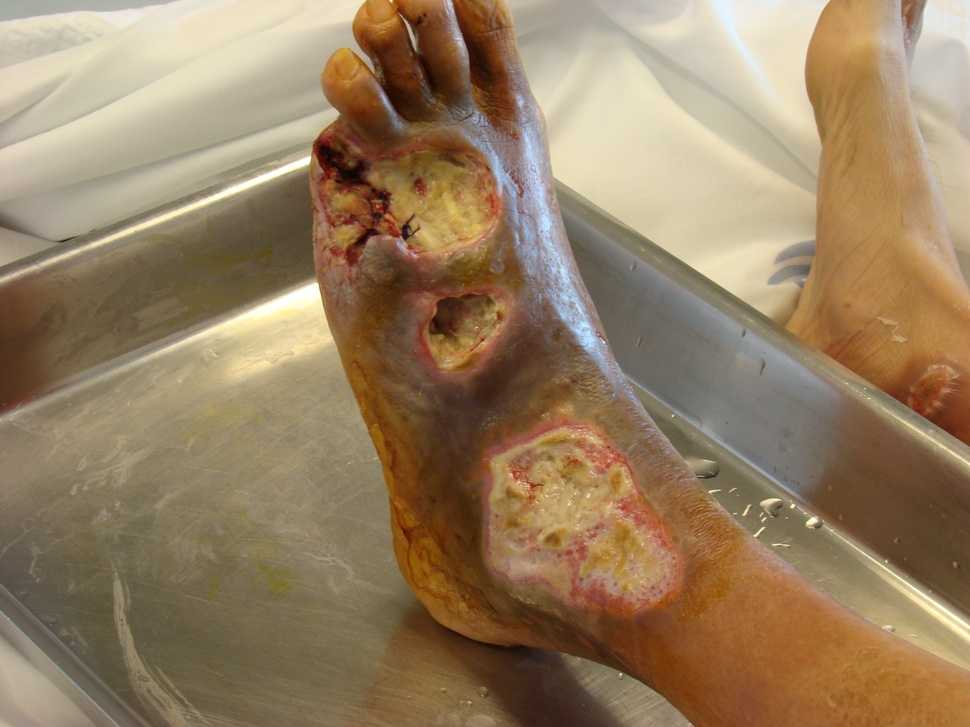
%> input picture images/pe1.jpg, 970 x 727 px, shrunk from 2592 x 1944 before the run
$ octave clustering.m   (GNU Octave 9; MATLAB toolbox functions it lacks are replaced by stand-ins)
%> lines starting %> are read from the running program, lines starting %| are printed output that depends on the picture
% clear all variables
clear;

% load image
img = imread('fotos_resized\pe1.jpg');
%> img is the input picture: size 727x970x3 uint8; mean R, G, B 150.4, 127.1, 97.3

% convert image from RGB to LAB
cform = makecform('srgb2lab');
lab = applycform(img,cform);
%> lab: size 727x970x3 uint8; mean of channels 1, 2, 3 138.9, 134.7, 148.1

% classify colors
ab = double(lab(:,:,2:3));
nrows = size(ab,1);
ncols = size(ab,2);
ab = reshape(ab,nrows*ncols,2);

% repeats 3 times the clustering process for better results
ncolors = 3;
%[cluster_idx, cluster_center] = kmeans(ab,ncolors,'distance','sqEuclidean','Replicates',3);
%[cluster_idx, cluster_center] = kmeans(ab,ncolors,'distance','cityblock','Replicates',3);
[cluster_idx, cluster_center] = kmeans(ab,ncolors,'distance','cosine','Replicates',3);
%> cluster_center = [0.652 0.758; 0.7 0.713; 0.672 0.74]

% label every pixel by k-means
pixel_labels = reshape(cluster_idx,nrows,ncols);
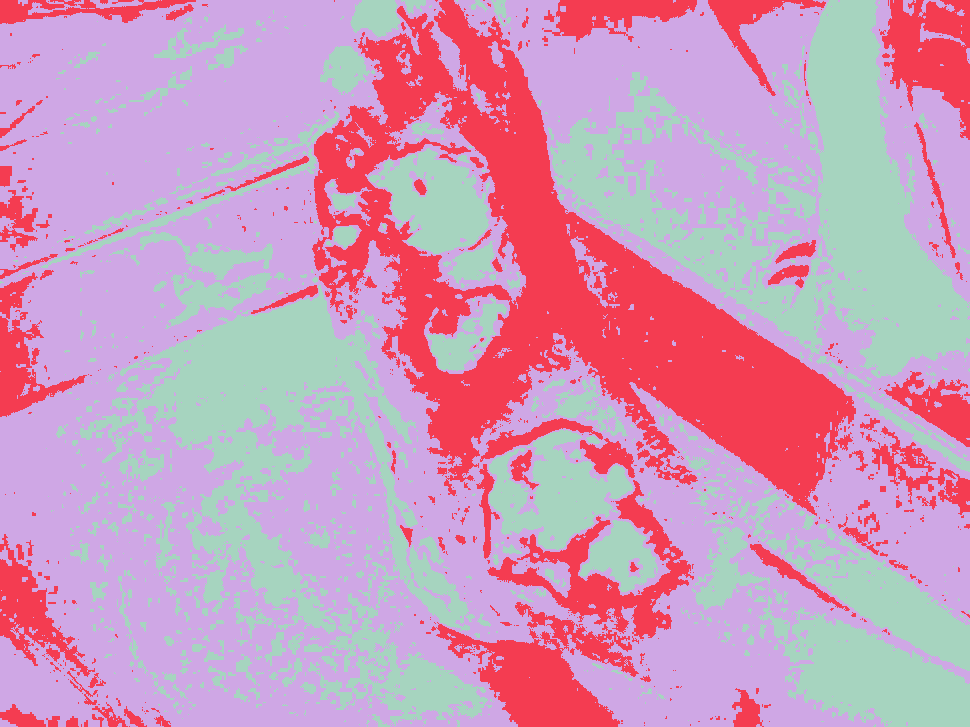
%> pixel_labels: size 727x970 double; 3 distinct labels, from 1 to 3; one colour per label, 0 black
%imshow(pixel_labels,[]); title('Image Labeled by Cluster Index');

% separate image by color
segmented_images = cell(1,3);
rgb_label = repmat(pixel_labels,[1 1 3]);
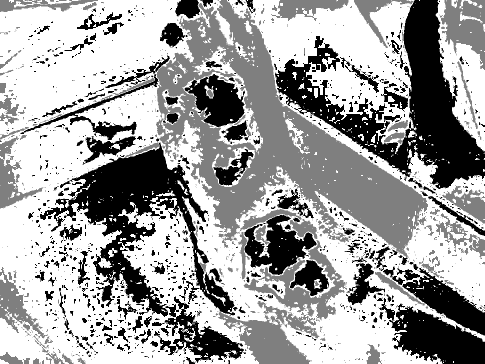
%> rgb_label: size 727x970x3 double (shown at 1/2 size); min 1, max 3, mean 2.27; drawn with min black and max white

for k = 1:ncolors
    color = img;
    color(rgb_label ~= k) = 0;
    segmented_images{k} = color;
end
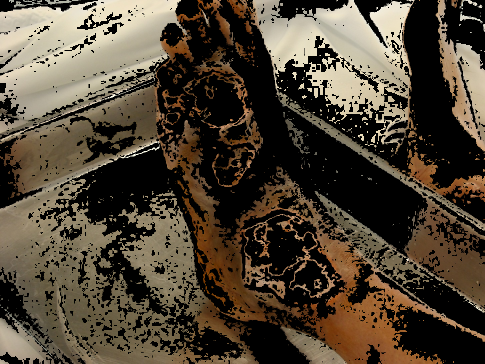
%> color: size 727x970x3 uint8 (shown at 1/2 size); mean R, G, B 79.6, 68.7, 53.7
%> after the loop, segmented_images = 3 items

% plot all clusters' results
figure;
subplot(221);
imshow(img);
title('Original');

subplot(222);
imshow(segmented_images{1});
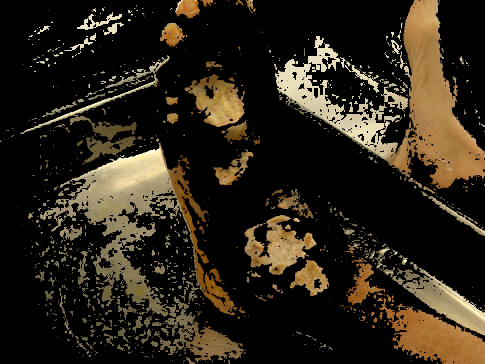
%> displayed picture: size 727x970x3, on the screen's scale of 0 to 255 (shown at 1/2 size); mean R, G, B 43.5, 36, 23.9
title('Cluster 1');

subplot(223);
imshow(segmented_images{2});
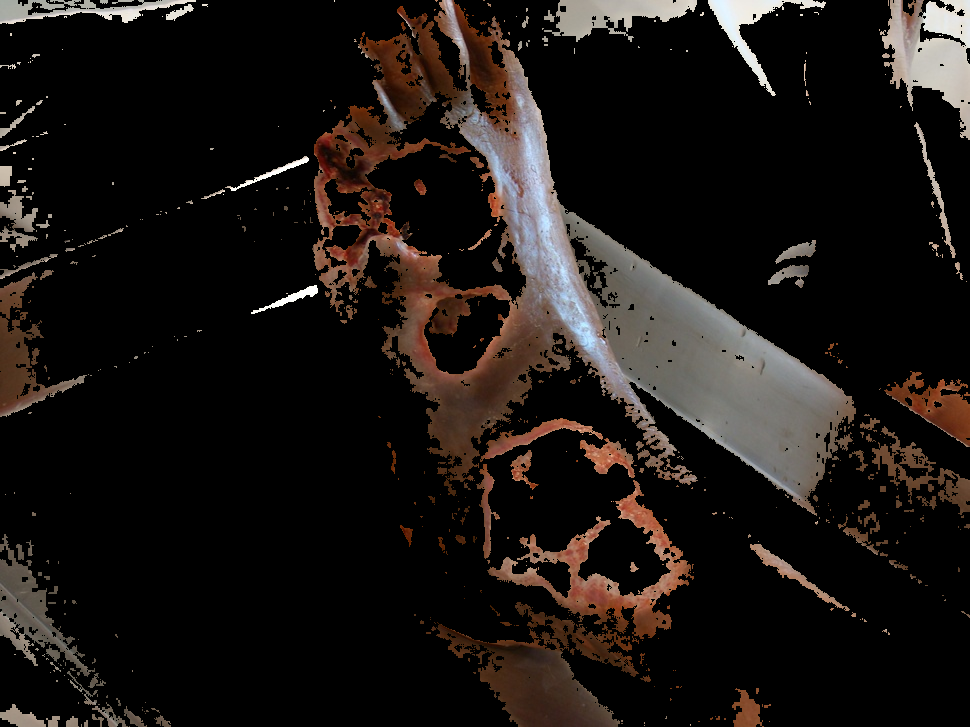
%> displayed picture: size 727x970x3, on the screen's scale of 0 to 255; mean R, G, B 27.3, 22.4, 19.7
title('Cluster 2');

subplot(224);
imshow(segmented_images{3});
title('Cluster 3');

$ run again, with images/pe2.jpg copied over images/pe1.jpg
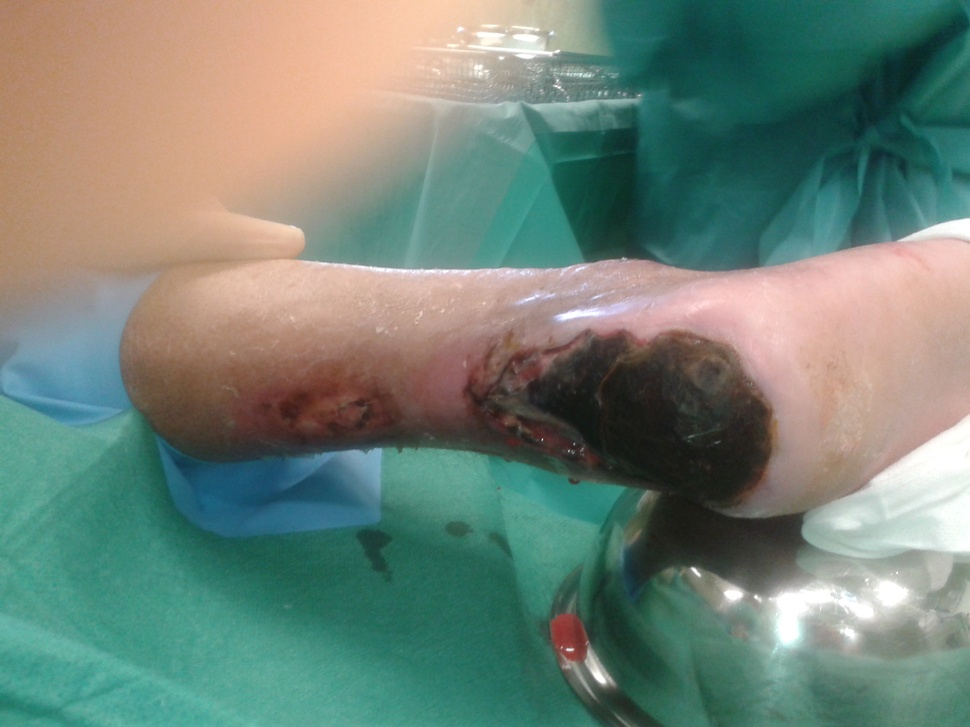
%> input picture images/pe2.jpg, 970 x 727 px, shrunk from 2560 x 1920 before the run
%> img is the input picture: size 727x970x3 uint8; mean R, G, B 113.4, 131.1, 119.3
%> lab: size 727x970x3 uint8; mean of channels 1, 2, 3 135.6, 121.3, 133.2
%> cluster_center = [0.625 0.78; 0.684 0.729; 0.716 0.698]
%> pixel_labels: size 727x970 double; 3 distinct labels, from 1 to 3
%> after the loop `for k = 1:ncolors`:
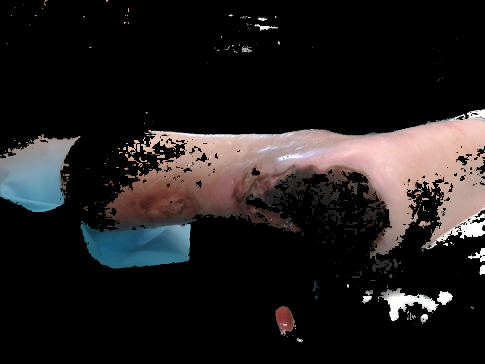
%> color: size 727x970x3 uint8 (shown at 1/2 size); mean R, G, B 33.4, 30.1, 29.8
%> after the loop `for k = 1:ncolors`: segmented_images = 3 items
%> `imshow(segmented_images{2});`:
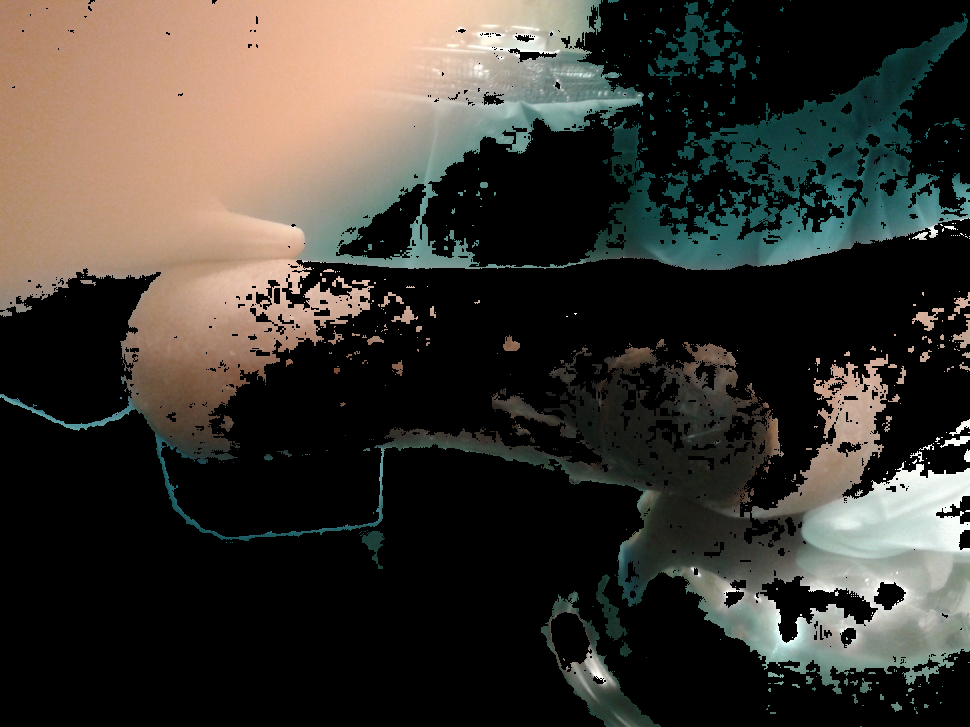
%> displayed picture: size 727x970x3, on the screen's scale of 0 to 255; mean R, G, B 59.5, 56, 49.5

$ run again, with images/pe3.jpg copied over images/pe1.jpg
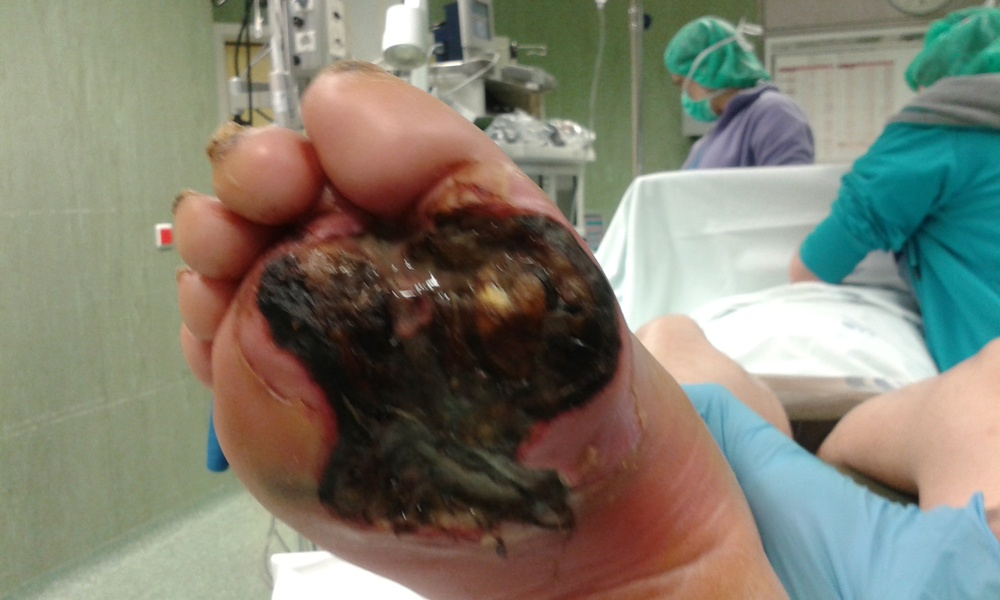
%> input picture images/pe3.jpg, 1000 x 600 px, shrunk from 2560 x 1536 before the run
%> img is the input picture: size 600x1000x3 uint8; mean R, G, B 129.2, 127.6, 113.1
%> lab: size 600x1000x3 uint8; mean of channels 1, 2, 3 134.9, 128.4, 137.3
%> cluster_center = [0.645 0.764; 0.715 0.699; 0.689 0.724]
%> pixel_labels: size 600x1000 double; 3 distinct labels, from 1 to 3
%> after the loop `for k = 1:ncolors`:
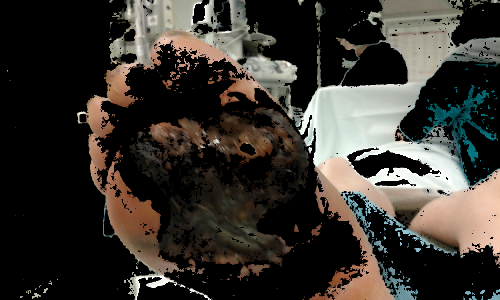
%> color: size 600x1000x3 uint8 (shown at 1/2 size); mean R, G, B 56.7, 52.7, 47.1
%> after the loop `for k = 1:ncolors`: segmented_images = 3 items
%> `imshow(segmented_images{2});`:
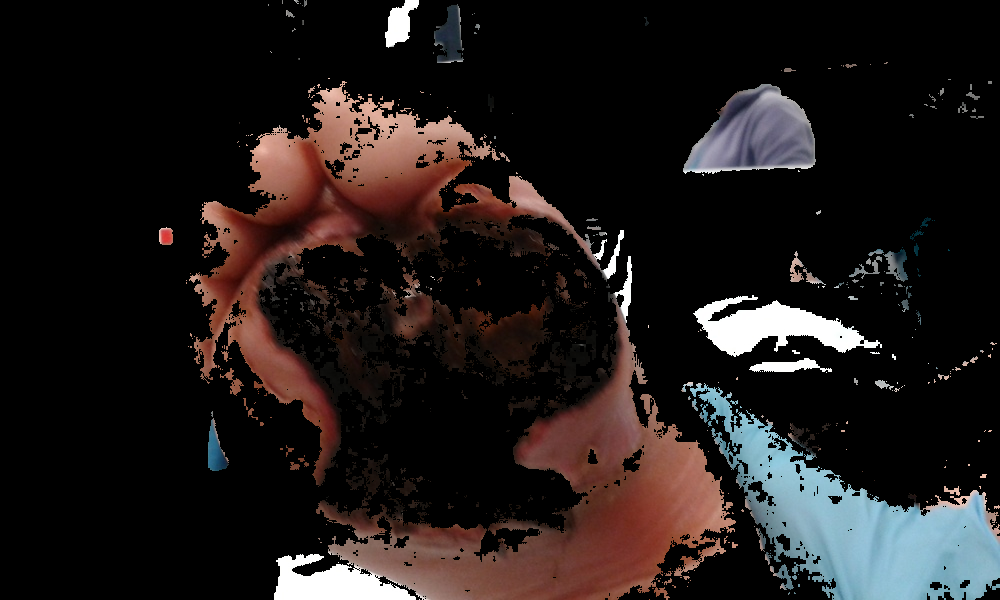
%> displayed picture: size 600x1000x3, on the screen's scale of 0 to 255; mean R, G, B 32.6, 26.8, 25.9
